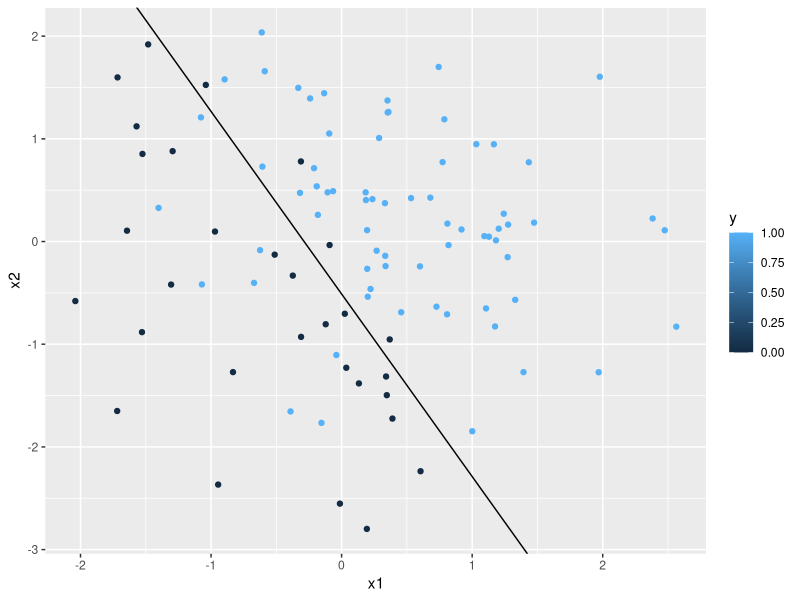

Write the R code that produced this figure.
#-------------------------------------------------------------------
# Update Date: 01/20/2019
# Create Date: 01/20/2019
# Goal: implement fisher score and gradient descent of logisitic regression
# Author: Haoyu Zhang
#-------------------------------------------------------------------
#---------------------------------------

n <- 100
x1 = rnorm(n)
x2 = rnorm(n)

logit_inv <- function(x){
  exp(x)/(1+exp(x))
}

p = logit_inv(1+x1*2+x2*1)

y = rbinom(n,1,p)

library(ggplot2)
data <- data.frame(y=y,x1=x1,x2=x2)

 
model <- glm(y~x1+x2,family=binomial)
beta <- summary(model)$coefficient[,1]

ab_fun <- function(beta){
  a = -beta[1]/beta[2]
  b = -beta[2]/beta[3]
  return(c(a,b))
}
ab <- ab_fun(beta)
ggplot(data,aes(x1,x2)) + geom_point(aes(color = y))+
  geom_abline(intercept= ab[1],
              slope = ab[2])


theta_old = c(0,1,1)
x  = cbind(1,x1,x2)
#############gradient descent
n.up = 100
alpha = 0.1
for(i in 1:n.up){
  print(i)
  ab <- ab_fun(theta_old)
  p1 = ggplot(data,aes(x1,x2)) + geom_point(aes(color = y))+
    geom_abline(intercept= ab[1],
                slope = ab[2])
  #print(p1)
  theta_new = theta_old + alpha*t(x)%*%(y-logit_inv(x%*%theta_old))
  error = max(abs(theta_new-theta_old))
  if(error<1/(10*n)){
    break
  }
  theta_old = theta_new
  print(theta_new)
  Sys.sleep(1)  
}


theta_old = c(0,1,1)
x  = cbind(1,x1,x2)
#############fisher scoring
n.up = 100
alpha = 0.1
#save matrix x_i * x_i^t
#save as a list
x_list <- list()
for(i in 1:n){
  x_list[[i]] <- crossprod(t(x[i,]),x[i,])
}
infor_fun <- function(x_list,w_vec,p){
  infor <- matrix(0,p,p)
  for(i in 1:length(w_vec)){
  infor <- infor + w_vec[i]*x_list[[i]]    
  }
  return(infor)
}
p <- length(theta_old)
for(i in 1:n.up){
  print(i)
  ab <- ab_fun(theta_old)
  p1 = ggplot(data,aes(x1,x2)) + geom_point(aes(color = y))+
    geom_abline(intercept= ab[1],
                slope = ab[2])
  mu = logit_inv(x%*%theta_old)
  w = mu*(1-mu)
  infor <- infor_fun(x_list,w,p)
    
  theta_new = theta_old + solve(infor)%*%t(x)%*%(y-mu)
  error = max(abs(theta_new-theta_old))
  if(error<1/(10*n)){
    break
  }
  theta_old = theta_new
  print(theta_new)
  Sys.sleep(1)  
}

